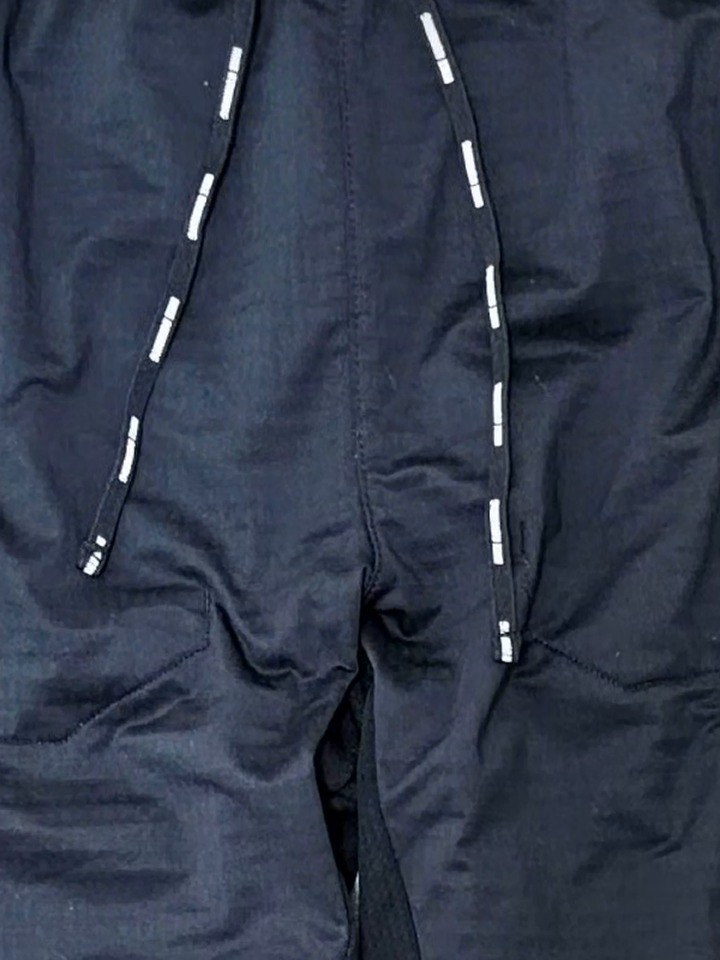
#> input picture projects/phenom-legit-check/assets/lace_auth.jpg, 720 x 960 px, given in place of _f2.6.png, which was not available
$ python crop_assets.py assets/lace_auth.jpg
#> lines starting #> are read from the running program, lines starting #| are printed output that depends on the picture
"""Extrait des images propres (zones sans texte incrusté) de la vidéo fournie par l'utilisateur
et les recadre en cartes 3:4. (t, (x0,y0,x1,y1)) en pixels 1080x1920."""
import sys, subprocess, os
from PIL import Image, ImageOps
V = sys.argv[1]; OUT = "assets"; os.makedirs(OUT, exist_ok=True)
CROPS = {
  "full_fake":  (2.6, (60, 486, 456, 1110)),     # carte gauche de l'intro (1:1)
  "full_auth":  (2.6, (614, 486, 1024, 1110)),   # carte droite de l'intro (authentique)
  "outro_auth": (24.5, (0, 0, 1080, 1300)),      # authentique plein cadre
  "mat_fake":   (4.0, (150, 420, 900, 1320)),    # matière lisse + étiquette carton
  "mat_auth":   (10.4, (450, 520, 1080, 1300)),  # texture visible
  "label_fake": (15.2, (60, 260, 1020, 1300)),   # écriture blanche
  "label_auth": (12.8, (0, 260, 1080, 1340)),    # écriture grisée
  "lace_fake":  (19.8, (40, 480, 970, 1050)),    # lettrage fin
  "lace_auth":  (18.6, (250, 430, 850, 1230)),   # lettrage épais
}
for name, (t, box) in CROPS.items():
    tmp = f"/tmp/_f{t}.png"
    subprocess.run(["ffmpeg", "-v", "error", "-y", "-ss", str(t), "-i", V, "-frames:v", "1", tmp], check=True)
#> (this line was passed over: subprocess is not available in this run)
    im = ImageOps.fit(Image.open(tmp).convert("RGB").crop(box), (720, 960), Image.LANCZOS)
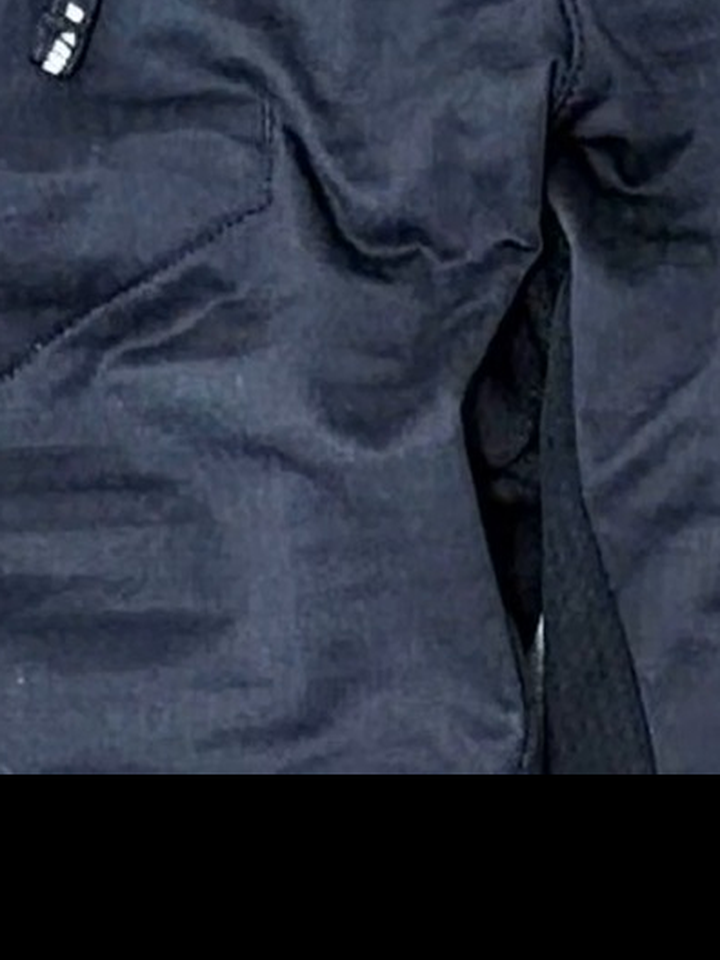
#> im: PIL image 720x960 RGB; mean R, G, B 41.6, 47.6, 61.8
#> pass 3 of the loop `for name, (t, box) in CROPS.items():`:
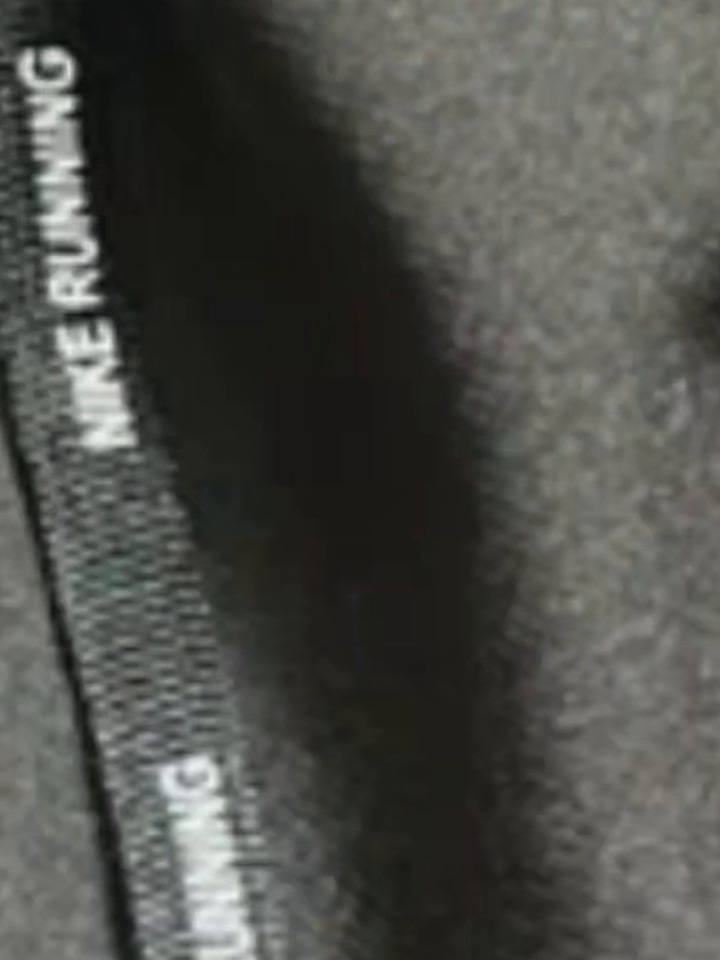
#> input picture projects/phenom-legit-check/assets/lace_fake.jpg, 720 x 960 px, given in place of _f24.5.png, which was not available
#> `im = ImageOps.fit(Image.open(tmp).convert("RGB").crop(box), (720, 960)..`:
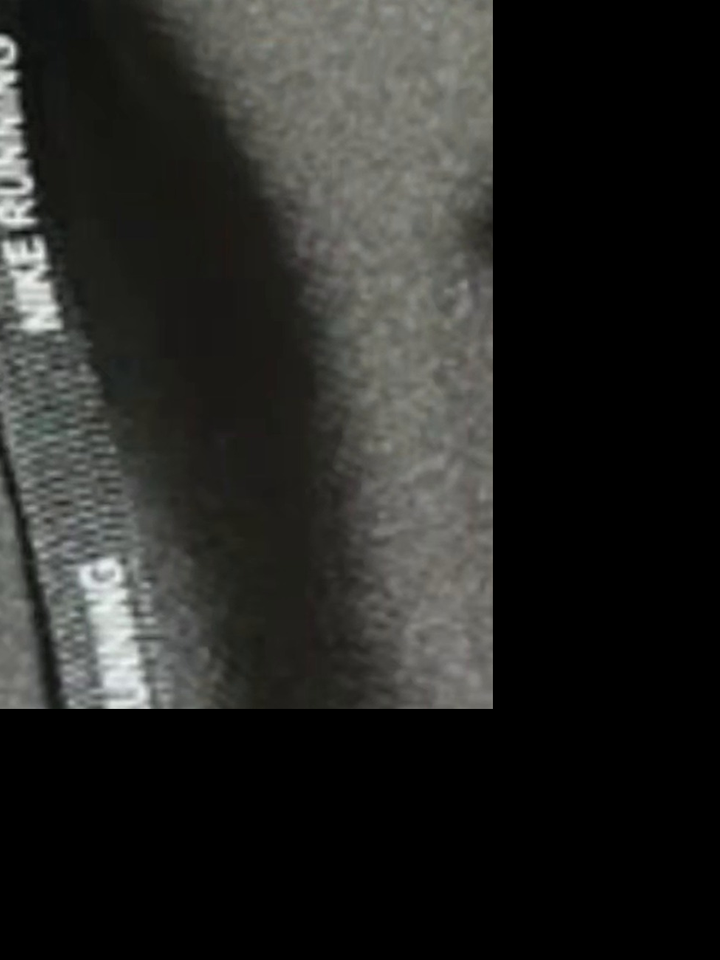
#> im: PIL image 720x960 RGB; mean R, G, B 38.2, 38.6, 36.1
#> (the run stopped early here; a loop or call above may not have finished)
